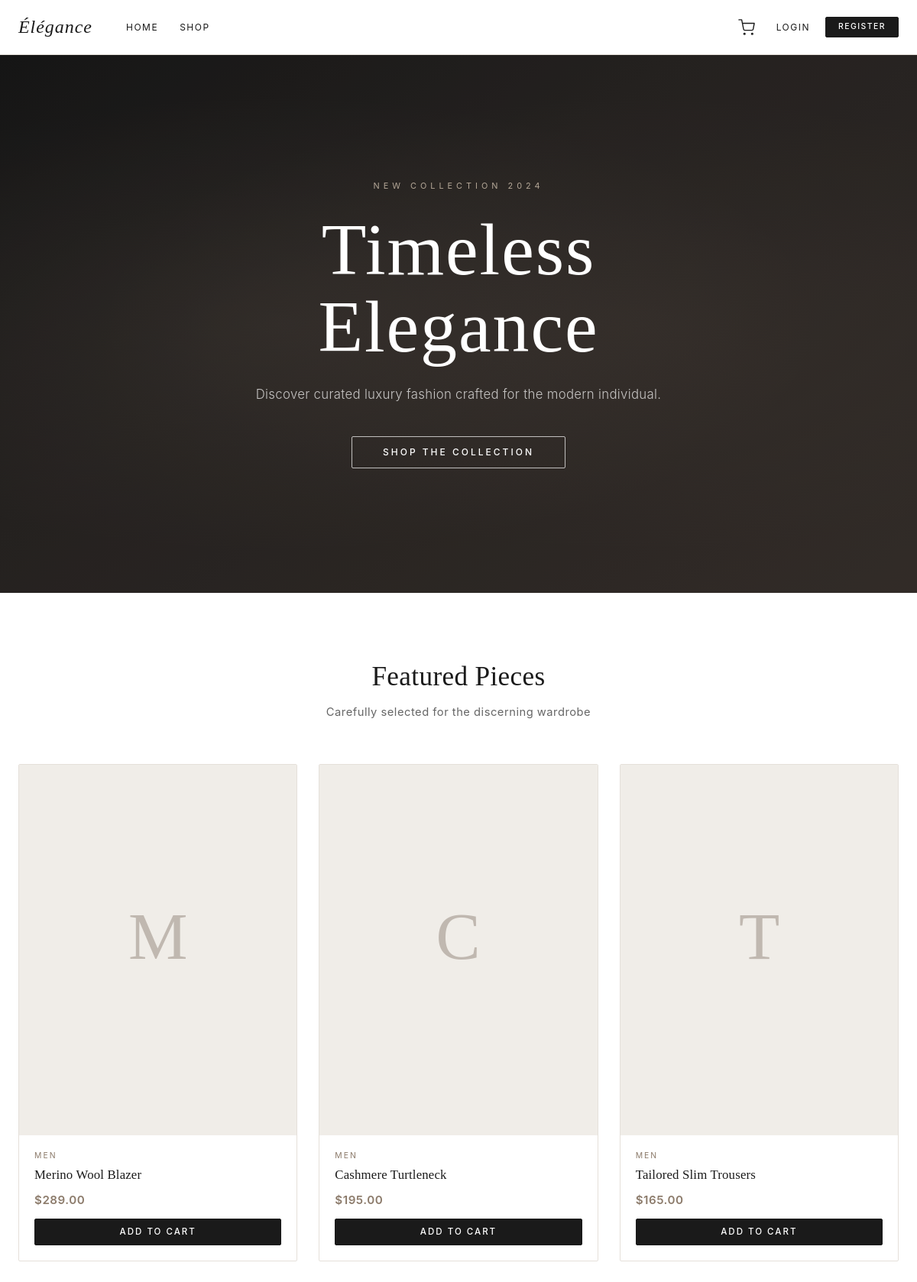
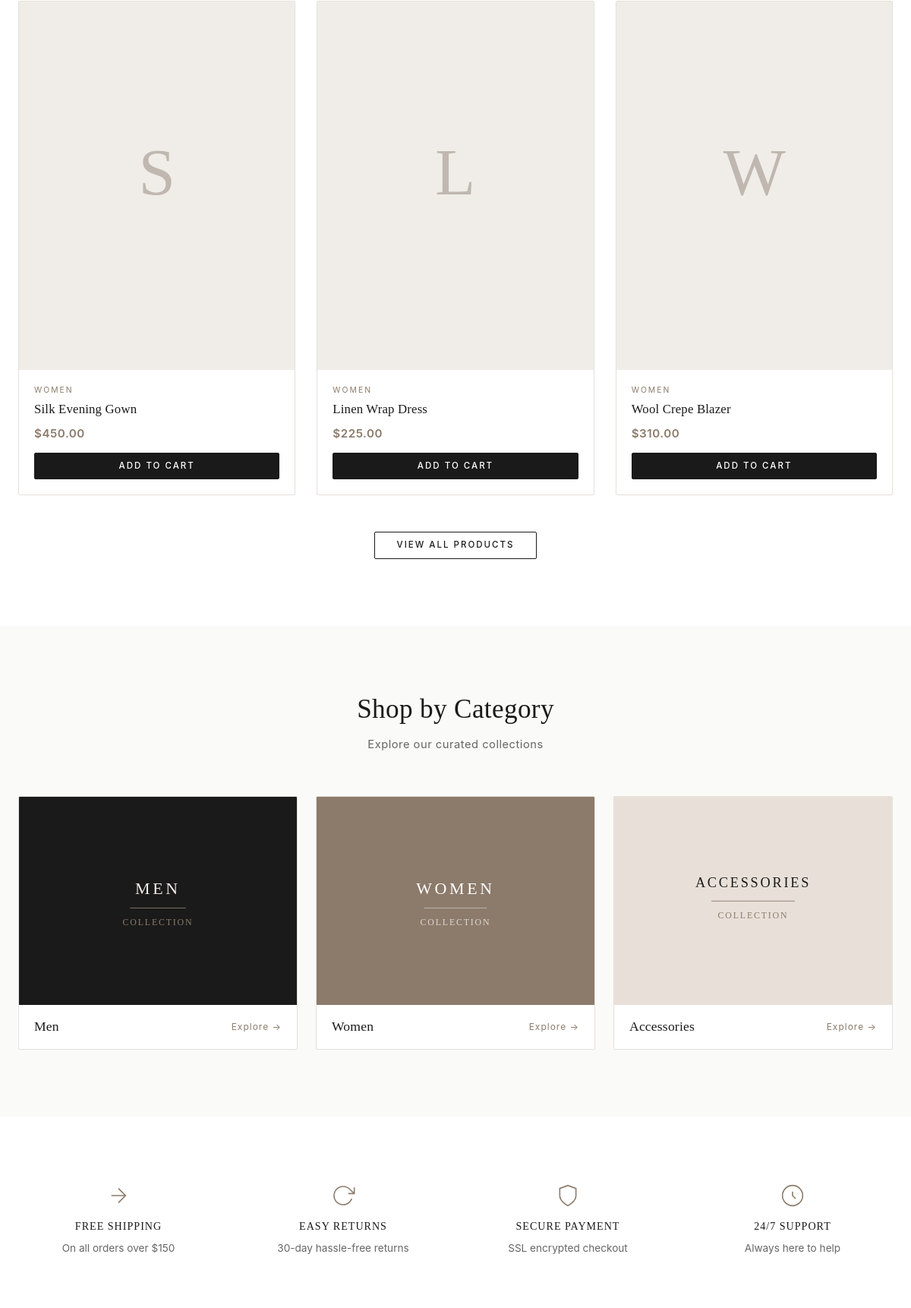
The page / (upper part) on the database its author committed (2 pictures, top to bottom).
### tables this page shows
CREATE TABLE IF NOT EXISTS products (
    id INT AUTO_INCREMENT PRIMARY KEY,
    name VARCHAR(200) NOT NULL,
    description TEXT,
    price DECIMAL(10,2) NOT NULL,
    image_url VARCHAR(500) DEFAULT '',
    stock_quantity INT DEFAULT 0,
    category_id INT,
    created_at TIMESTAMP DEFAULT CURRENT_TIMESTAMP,
    CONSTRAINT fk_product_category FOREIGN KEY (category_id) REFERENCES categories(id) ON DELETE SET NULL
);

CREATE TABLE IF NOT EXISTS categories (
    id INT AUTO_INCREMENT PRIMARY KEY,
    category_name VARCHAR(100) NOT NULL
);

### index.php (the view, shortened to what this page needs)
<?php
$pdo = getDB();
$featuredStmt = $pdo->query('SELECT p.*, c.category_name FROM products p LEFT JOIN categories c ON p.category_id = c.id ORDER BY p.created_at DESC LIMIT 6');
$featuredProducts = $featuredStmt->fetchAll();
include __DIR__ . '/includes/header.php';
?>
<section class="hero">
    <div class="hero__overlay"></div>
    <div class="hero__content">
        <p class="hero__eyebrow">New Collection 2024</p>
        <h1 class="hero__title">Timeless<br>Elegance</h1>
        <p class="hero__subtitle">Discover curated luxury fashion crafted for the modern individual.</p>
        <a href="<?= SITE_URL ?>/products.php" class="btn btn--hero">Shop the Collection</a>
    </div>
</section>
<section class="section">
    <div class="container">
        <div class="section__header">
            <h2 class="section__title">Featured Pieces</h2>
            <p class="section__subtitle">Carefully selected for the discerning wardrobe</p>
        </div>
        <div class="products-grid">
            <?php foreach ($featuredProducts as $product): ?>
            <article class="product-card" data-product-id="<?= $product['id'] ?>">
                <a href="<?= SITE_URL ?>/product.php?id=<?= $product['id'] ?>" class="product-card__link">
                    <div class="product-card__image">
                        <?php if (!empty($product['image_url']) && str_starts_with($product['image_url'], 'http')): ?>
                            <img src="<?= htmlspecialchars($product['image_url']) ?>" alt="<?= htmlspecialchars($product['name']) ?>">
                        <?php else: ?>
                        <svg viewBox="0 0 300 400" xmlns="http://www.w3.org/2000/svg" aria-hidden="true">
                            <rect width="300" height="400" fill="#f0ede8"/>
                            <text x="150" y="210" text-anchor="middle" fill="#c0b8b0" font-family="Georgia, serif" font-size="72"><?= htmlspecialchars(mb_substr($product['name'], 0, 1)) ?></text>
                        </svg>
                        <?php endif; ?>
                    </div>
                    <div class="product-card__body">
                        <p class="product-card__category"><?= htmlspecialchars($product['category_name'] ?? '') ?></p>
                        <h3 class="product-card__title"><?= htmlspecialchars($product['name']) ?></h3>
                        <p class="product-card__price">$<?= number_format($product['price'], 2) ?></p>
                    </div>
                </a>
                <div class="product-card__footer">
                    <button class="btn btn--primary btn--full add-to-cart-btn"
                            data-product-id="<?= $product['id'] ?>"
                            <?= $product['stock_quantity'] <= 0 ? 'disabled' : '' ?>>
                        <?= $product['stock_quantity'] > 0 ? 'Add to Cart' : 'Out of Stock' ?>
                    </button>
                </div>
            </article>
            <?php endforeach; ?>
        </div>
        <div class="section__cta">
            <a href="<?= SITE_URL ?>/products.php" class="btn btn--secondary">View All Products</a>
        </div>
    </div>
</section>
<section class="section section--gray">
    <div class="container">
        <div class="section__header">
            <h2 class="section__title">Shop by Category</h2>
            <p class="section__subtitle">Explore our curated collections</p>
        </div>
        <div class="categories-grid">
            <div class="category-card">
                <a href="<?= SITE_URL ?>/products.php?category_id=1" class="category-card__link">
                    <div class="category-card__image">
                        <svg viewBox="0 0 400 300" xmlns="http://www.w3.org/2000/svg">
                            <text x="200" y="140" text-anchor="middle" fill="#f0ede8" font-family="Georgia, serif" font-size="24" letter-spacing="4">MEN</text>
                            <text x="200" y="185" text-anchor="middle" fill="#8c7b6b" font-family="Georgia, serif" font-size="13" letter-spacing="2">COLLECTION</text>
                        </svg>
                    </div>
                    <div class="category-card__body">
                        <h3>Men</h3>
                        <span class="category-card__explore">Explore →</span>
                    </div>
                </a>
            </div>
            <div class="category-card">
                <a href="<?= SITE_URL ?>/products.php?category_id=2" class="category-card__link">
                    <div class="category-card__image">
                        <svg viewBox="0 0 400 300" xmlns="http://www.w3.org/2000/svg">
                            <text x="200" y="140" text-anchor="middle" fill="#fff" font-family="Georgia, serif" font-size="24" letter-spacing="4">WOMEN</text>
                            <text x="200" y="185" text-anchor="middle" fill="rgba(255,255,255,0.7)" font-family="Georgia, serif" font-size="13" letter-spacing="2">COLLECTION</text>
                        </svg>
                    </div>
                    <div class="category-card__body">
                        <h3>Women</h3>
                        <span class="category-card__explore">Explore →</span>
                    </div>
                </a>
            </div>
            <div class="category-card">
                <a href="<?= SITE_URL ?>/products.php?category_id=3" class="category-card__link">
                    <div class="category-card__image">
                        <svg viewBox="0 0 400 300" xmlns="http://www.w3.org/2000/svg">
                            <text x="200" y="130" text-anchor="middle" fill="#1a1a1a" font-family="Georgia, serif" font-size="20" letter-spacing="3">ACCESSORIES</text>
                            <text x="200" y="175" text-anchor="middle" fill="#8c7b6b" font-family="Georgia, serif" font-size="13" letter-spacing="2">COLLECTION</text>
                        </svg>
                    </div>
                    <div class="category-card__body">
                        <h3>Accessories</h3>
                        <span class="category-card__explore">Explore →</span>
                    </div>
                </a>
            </div>
        </div>
    </div>
</section>
<section class="section">
    <div class="container">
        <div class="values-grid">
            <div class="value-item">
                <div class="value-item__icon">
                    <svg width="32" height="32" viewBox="0 0 24 24" fill="none" stroke="currentColor" stroke-width="1.2">
                        <path d="M5 12h14M12 5l7 7-7 7"/>
                    </svg>
                </div>
                <h4>Free Shipping</h4>
                <p>On all orders over $150</p>
            </div>
            <div class="value-item">
                <div class="value-item__icon">
                    <svg width="32" height="32" viewBox="0 0 24 24" fill="none" stroke="currentColor" stroke-width="1.2">
                        <polyline points="23 4 23 10 17 10"></polyline>
                        <path d="M20.49 15a9 9 0 1 1-2.12-9.36L23 10"></path>
                    </svg>
                </div>
                <h4>Easy Returns</h4>
                <p>30-day hassle-free returns</p>
            </div>
            <div class="value-item">
                <div class="value-item__icon">
                    <svg width="32" height="32" viewBox="0 0 24 24" fill="none" stroke="currentColor" stroke-width="1.2">
                        <path d="M12 22s8-4 8-10V5l-8-3-8 3v7c0 6 8 10 8 10z"/>
                    </svg>
                </div>
                <h4>Secure Payment</h4>
                <p>SSL encrypted checkout</p>
            </div>
            <div class="value-item">
                <div class="value-item__icon">
                    <svg width="32" height="32" viewBox="0 0 24 24" fill="none" stroke="currentColor" stroke-width="1.2">
                        <circle cx="12" cy="12" r="10"></circle>
                        <path d="M12 8v4l3 3"/>
                    </svg>
                </div>
                <h4>24/7 Support</h4>
                <p>Always here to help</p>
            </div>
        </div>
    </div>
</section>
<?php include __DIR__ . '/includes/footer.php'; ?>

### rows shown on the page
products: name "M", category.category_name "MEN", name "Merino Wool Blazer", price "289.00", stock_quantity "ADD TO CART"
products: name "C", category.category_name "MEN", name "Cashmere Turtleneck", price "195.00", stock_quantity "ADD TO CART"
products: name "T", category.category_name "MEN", name "Tailored Slim Trousers", price "165.00", stock_quantity "ADD TO CART"
products: name "S", category.category_name "WOMEN", name "Silk Evening Gown", price "450.00", stock_quantity "ADD TO CART"
products: name "L", category.category_name "WOMEN", name "Linen Wrap Dress", price "225.00", stock_quantity "ADD TO CART"
products: name "W", category.category_name "WOMEN", name "Wool Crepe Blazer", price "310.00", stock_quantity "ADD TO CART"
